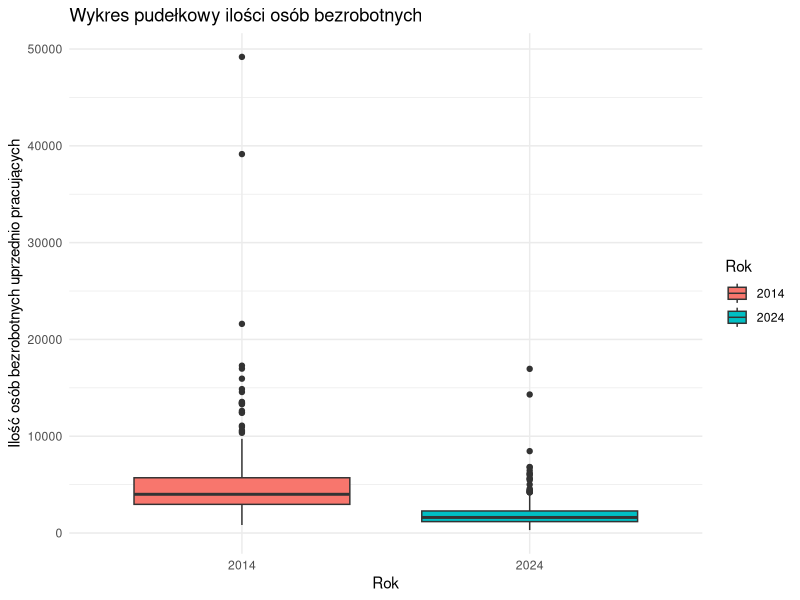
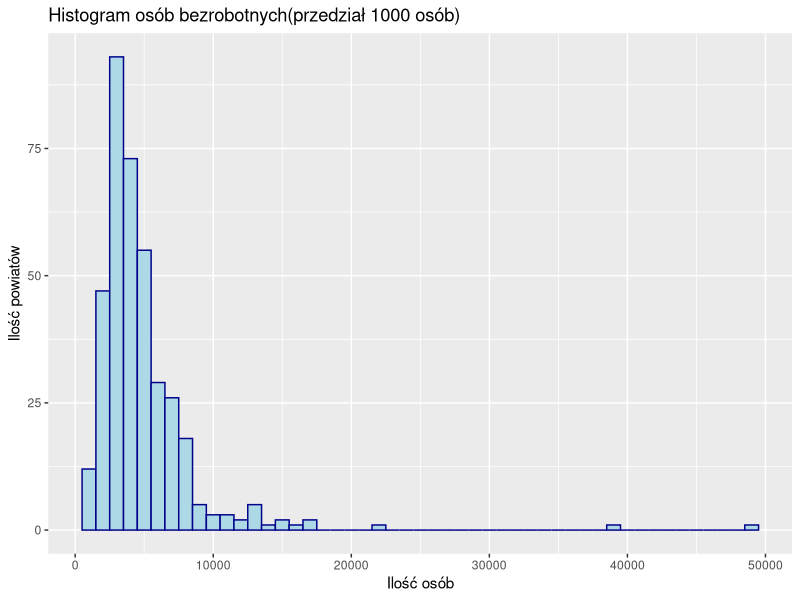
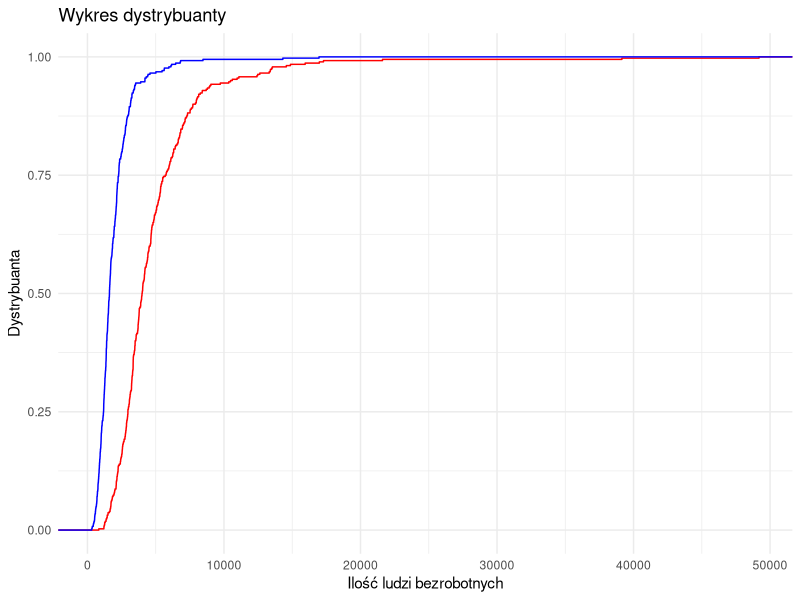
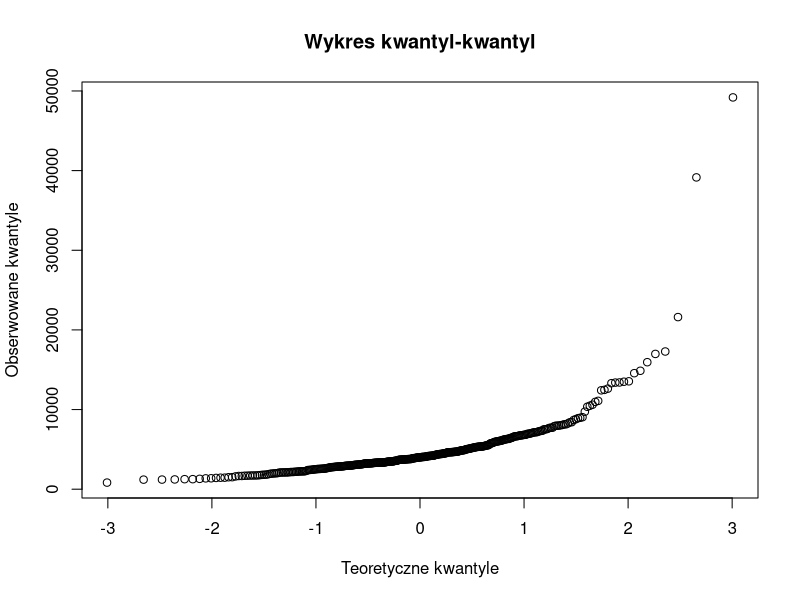

Write R code to recreate these figures, in order. (Note: this script raises an error after producing the figures.)
getwd()
setwd('C:/Users/user/Desktop/SEMESTR 4/STATYSTYKA')


install.packages("readxl")
library(readxl)
dane <- read_excel('BEZROBOTNI_REJESTROWANI.xlsx', 2, col_names =  F)
View(dane)


library(dplyr)
dane <- dane %>% slice(-c(2,4))


# tworzenie tabeli tylko dla stycznia

dane_styczen <- dane[,2:16]
View(dane_styczen)

h1 <- c(as.character(dane_styczen[1,1]),
        as.character(dane_styczen[2,2:length(dane_styczen[2,])])) 
h1
dane_styczen <- dane_styczen %>% slice(-c(1:2))
colnames(dane_styczen) <- h1

View(dane_styczen)


# chcemy porownac tylko 2014 i 2024

gen_dane <- dane_styczen[c(1, 5, 15) ]
View(gen_dane)


#zamiana na typ liczbowy

(typeof(gen_dane$`2014`))
gen_dane$`2014` <- as.numeric(gen_dane$`2014`)
gen_dane$`2024` <- as.numeric(gen_dane$`2024`)


# obliczenia parametrow

## srednia

(srednia_2014 <- mean(gen_dane$`2014`)) 
(srednia_2024 <- mean(gen_dane$`2024`))

## wariancja

(war_2014 <- var(gen_dane$`2014`))
(war_2024 <- var(gen_dane$`2024`))

## odchylenie standardowe

(odchylenie_2014 <- sd(gen_dane$`2014`))
(odchylenie_2024 <- sd(gen_dane$`2024`))


## wspolczynnik zmiennosci

(wspol_zm_2014 <- (odchylenie_2014 / srednia_2014) * 100)
(wspol_zm_2024 <- (odchylenie_2024 / srednia_2024) * 100)


## kwantyle i mediana

(kwantyl1_2014 <- quantile(gen_dane$`2014`, probs = 0.25))
(mediana_2014 <- median(gen_dane$`2014`))
(kwantyl3_2014 <- quantile(gen_dane$`2014`, probs = 0.75))

(kwantyl1_2024 <- quantile(gen_dane$`2024`, probs = 0.25))
(mediana_2024 <- median(gen_dane$`2024`))
(kwantyl3_2024 <- quantile(gen_dane$`2024`, probs = 0.75))


## wartosci min i max

# Wartość minimalna dla każdej kolumny
(min_values <- sapply(gen_dane[, c("2014", "2024")], min))

# Wartość maksymalna dla każdej kolumny
(max_values <- sapply(gen_dane[, c("2014", "2024")], max))


## Rozstep

(rozstep_2014 <- max_values[1] - min_values[1])
(rozstep_2024 <- max_values[2]- min_values[2])



## Skośność
install.packages("e1071")
library(e1071)
(skosnosc_2014 <- round(skewness(gen_dane$`2014`), 3))
(skosnosc_2024 <- round(skewness(gen_dane$`2024`), 3))


## Dominanta
(dominanta_2014 <- as.numeric(names(which.max(table(gen_dane$`2014`)))))
(dominanta_2024 <- as.numeric(names(which.max(table(gen_dane$`2024`)))))


## Kurtoza
(kurtoza_2014 <- kurtosis(gen_dane$`2014`))
(kurtoza_2014 <- kurtosis(gen_dane$`2024`))


# Wykresy

library(ggplot2)


## Wykres pudełkowy

#install.packages("reshape2")
library(reshape2)
gen_dane_long <- melt(gen_dane, variable.name = 'Rok', value.name = 'Bezrobotni')
View(gen_dane_long)

ggplot(gen_dane_long, aes(x = Rok, y = Bezrobotni, fill = Rok)) +
  geom_boxplot() +
  labs(title = "Wykres pudełkowy ilości osób bezrobotnych",
       y = "Ilość osób bezrobotnych uprzednio pracujących") +
  theme_minimal()


## Histogram

ggplot(gen_dane, aes(x=`2014`)) +
  geom_histogram( binwidth=1000,
                 color="darkblue", fill="lightblue") +
  labs(title="Histogram osób bezrobotnych(przedział 1000 osób)",
       x="Ilość osób", y="Ilość powiatów")


## Wykres dystrybuanty

ggplot(gen_dane) +
  stat_ecdf(aes(x = `2014`), geom = "step", color = "red") +
  stat_ecdf(aes(x = `2024`), geom = "step", color = "blue") +
  labs(title = "Wykres dystrybuanty",
       x = "Ilość ludzi bezrobotnych", y = "Dystrybuanta") +
  theme_minimal()


## Wykres kwantyl - kwantyl

# Utworzenie wykresu kwantyl-kwantyl
qq <- qqnorm(gen_dane$`2014`, main = "Wykres kwantyl-kwantyl", xlab = "Teoretyczne kwantyle", ylab = "Obserwowane kwantyle")
qqline(dane, col = "blue")



# Hipotezy

## Sprawdzenie rozkładu czy jest normalny
roznica <- gen_dane$`2024` - gen_dane$`2014`

shapiro.test(roznica)
## różnica danych  nie należy do rozkladu normalnego


# Hipoteza o medianie (sparowane, te same powiaty)

## Hipoteza zerowa
### Mediana ludzi bezrobotnych nie zmieniła się

## Hipoteza alternatywna
### Mediana ludzi bezrobotnych zmniejszyła się

wilc<-wilcox.test(gen_dane$`2014`, gen_dane$`2024`, paired = T)
print(wilc)
wilc$p.value

# p value jest mniejsze niz 0,05 więc hipoteza zerowa jest nieprawdziwa


# Hipoteza o medianie (sparowane, te same powiaty)

## Hipoteza zerowa
### Mediana ludzi bezrobotnych nie zmieniła się

## Hipoteza alternatywna
### Mediana ludzi bezrobotnych zmniejszyła się

